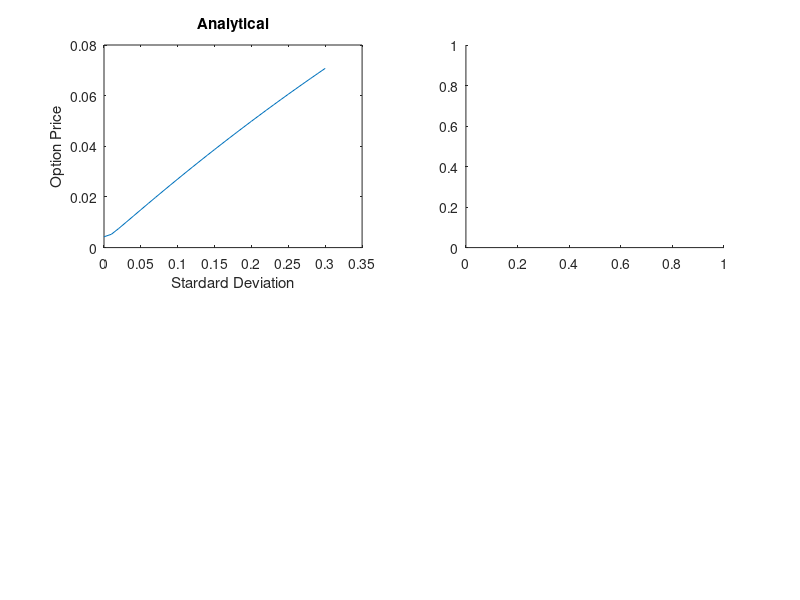

MATLAB code for this plot: (Note: this script raises an error after producing the figure.)
% Verification of mc simulation method

% Make sure the functions logcallprice and incplot (in github repository) 
% are saved in matlab file directory before executing

% This script varies the parameters of the option pricing model: rate,
% standard deviation, underlying price, strike price, time to maturity for
% the monte carlo simulated option price using the function incplot
% and compares this to the analytical price. It then shows the convergence
% of the two solutions for increasing Monte Carlo Simulations then performs
% a random parameter test where random parameters are selected and the 
% magnitude of error is recorded. This is done 100 times and the error 
% plotted onto a histogram.

tic % start timer

% Analytical solution to price

V=@(s,e,r,t,st)(exp(-r.*t).*( (log(s./e)+(r-0.5.*st.^2).*t).*normcdf(((...
    log(s./e)+(r-0.5.*st.^2).*t)./(st.*(t.^0.5)))) +(st./((2.*pi).^0.5))...
    .*(t.^0.5).*exp(-(((log(s./e)+(r-0.5.*st.^2).*t)./(st.*(t.^0.5))).^2)./2)));

% Parameters: s = underlying, k = strike, r=rate, t=time to maturity 
% st= standard deviation, n = number of simulations.

s=300; k=300; r=0.01; t=150/350; st=0.1; n=100000;

% Plotting Incremented Analytical Standard Deviation

subplot(2,2,1)
plot(0:0.01:0.3,V(s,k,r,t,0:0.01:0.3))
title('Analytical')
xlabel('Stardard Deviation')
ylabel('Option Price')
pause(realmin)

% Plotting Incremented Monte Carlo Standard Deviation

subplot(2,2,2)
incplot(0,0.3,5,s,k,r,t,st,n);
title('Monte Carlo')
pause(realmin)

%Plotting Incremented Analytical Rate

subplot(2,2,3)
plot(0:0.01:0.1,V(s,k,0:0.01:0.1,t,st))
xlabel('Rate')
ylabel('Option Price')
pause(realmin)

% Plotting Incremented Monte Carlo Rate

subplot(2,2,4)
incplot(0,0.1,3,s,k,r,t,st,n)
pause(realmin)
figure(2)

% Plotting Incremented Analytical Underlying Value

subplot(2,2,1)
plot(0:500,V(0:500,k,r,t,st));
axis([0 500 -inf inf])
title('Analytical')
xlabel('Initial Underlying Value')
ylabel('Option Price')
pause(realmin)

% Plotting Incremented Monte Carlo Underlying Value

figure(2)
subplot(2,2,2)
incplot(0,500,1,s,k,r,t,st,n)
axis([0 500 -inf inf])
title('Monte Carlo')
pause(realmin)

% Plotting Incremented Analytical Strike Price

figure(2)
subplot(2,2,3)
plot(100:500,V(s,100:500,r,t,st));
xlabel('Strike Price')
ylabel('Option Price')
pause(realmin)

% Plotting Incremented Monte Carlo Strike Price

figure(2)
subplot(2,2,4)
incplot(100,500,2,s,k,r,t,st,n)
pause(realmin)

% Plotting Incremented Analytical Time

figure(3)
subplot(2,2,1)
plot(0:1/365:1,V(s,k,r,0:1/365:1,st));
title('Analytical')
xlabel('Time to Maturity')
ylabel('Option Price')
pause(realmin)

% Plotting Incremented Monte Carlo Time

figure(3)
subplot(2,2,2)
incplot(0,1,4,s,k,r,t,st,n)
title('Monte Carlo')
pause(realmin)

% Plotting Convergence of Monte Carlo to Analytical for Increasing N

index=1; % Storage index
storage=zeros(1,length(100:250:2*10^4)); % Predeclaring for efficiency

a=V(s,k,r,t,st); % predeclaring analytical value for efficiency

for i = 100:250:2*10^4
    
   % Storing absolute difference between analytical and MC.
   storage(1,index)=abs(a-logcallprice(s,k,r,t,st,i));
   
   % Incrementing storage index
   index = index+1;
    
end

% Plotting N value vs absolute difference
figure(3)
subplot(2,2,3)
plot(100:250:2*10^4,storage(1,:));
title('Error of N  Paths')
xlabel('No. of Simulations')
ylabel('Magnitude of Error')
pause(realmin)

% Plotting error of combinations of random variables

storage=zeros(1,100);

for i = 1 : 100
    
   % Defining random variables to use in both analytical and MC.
   s1=500*rand+1; e1=500*rand+1; r1=rand/10; t1=rand; st1=rand;
   
   % Storing absolute difference between analytical and MC.
   storage(1,i)=abs(V(s1,e1,r1,t1,st1)-logcallprice(s1,e1,r1,t1,st1,n));
   
end

% Plotting histogram of absolute difference frequencies
figure(3)
subplot(2,2,4)
histogram(storage,'BinWidth',median(storage))
title('Random Parameter Test')
xlabel('Magnitude of Error')
ylabel('Frequency /100')

toc % end timer
